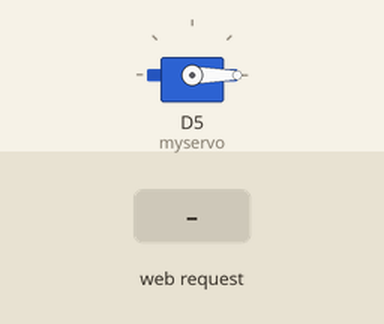
The sketch below on a simulated ESP8266 (Wemos D1 mini). Shown: servo. Inputs (shaded band) come from the test bench. WiFi joins after 1.5 s; servers stay silent unless stated; what the sketch prints to the serial monitor is not drawn.

Above: at 2.7 s.
2.8 s: HTTP request GET /on received
At 3.7 s:
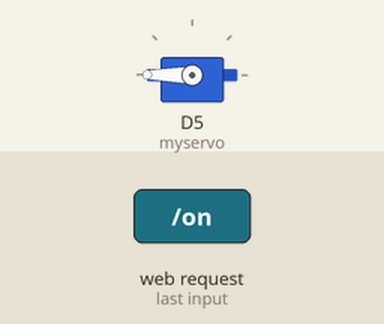
4.3 s: HTTP request GET /s?degree=120 received
At 4.8 s:
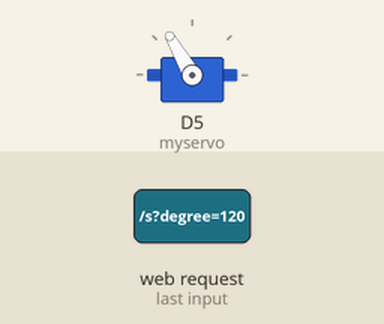
5.8 s: HTTP request GET /s received
At 7.0 s:
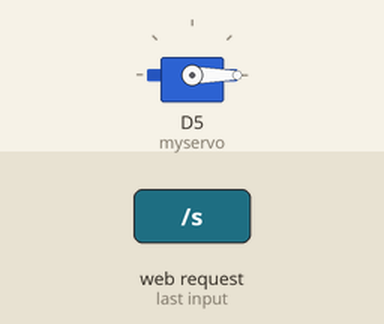
7.3 s: HTTP request GET /on?degree=1 received
At 8.3 s:
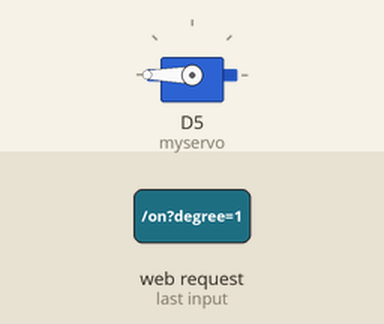
Timing chart, 0 to 9.8 s (numbered marks = the images above; inputs shaded):
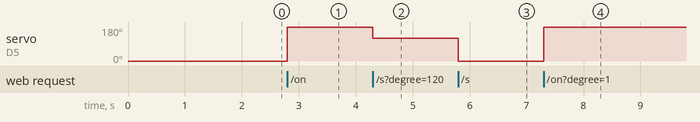

The sketch:

neibc_d1wifi_servocon.ino
```cpp
// (licence header left out)
#include <Servo.h>
#include <ESP8266WiFi.h>
#include <ESP8266WebServer.h>

const char* ssid = "MY_WIFI_SSID!!"; // should be changed
const char* pass = "MY_WIFI_PASS!!"; // should be changed

ESP8266WebServer server(80);
Servo myservo;

void setup(void){
  Serial.begin(115200);
  Serial.println(".");

  WiFi.begin(ssid, pass);
  while (WiFi.status() != WL_CONNECTED) {
    delay(500);
    Serial.print(".");
  }

  Serial.println("");
  Serial.print("Connected to ");
  Serial.println(ssid);
  Serial.print("IP address: ");
  Serial.println(WiFi.localIP());

  server.on("/", [](){
    server.send(200, "text/html", "<h1>ON or OFF : <a href=\"/on\">ON</a> &nbsp;&nbsp;or <a href=\"/on\">OFF</a> or URL : /s?degree=90</h1>");
  });

  server.on("/s", [](){
    String sdegree = server.arg("degree");
    int degree = sdegree.toInt();
    Serial.print("degree: ");
    Serial.println(degree);
    myservo.write(degree);
    server.send(200, "text/plain", String(degree, DEC));
  });

  server.on("/on", [](){
    Serial.println("ON");
    myservo.write(180);
    server.send(200, "text/html", "<h1>ON! : <a href=\"/off\">OFF</a> or URL : /s?degree=90 </h1>");
  });

  server.on("/off", [](){
    Serial.println("OFF");
    myservo.write(0);
    server.send(200, "text/html", "<h1>OFF! : <a href=\"/on\">ON</a> or URL : /s?degree=90 </h1>");
  });

  server.begin();
  Serial.println("HTTP server started");

  myservo.attach(D5);   // Servo attached to D5 pin
  myservo.write(0);
}

void loop(void){
  server.handleClient();
}
```

Measured:
- after the input at 2.8 s, servo on D5 (myservo): 0° → 180° at once
- after the input at 4.3 s, servo on D5 (myservo): 180° → 120° at once
- after the input at 5.8 s, servo on D5 (myservo): 120° → 0° at once
- after the input at 7.3 s, servo on D5 (myservo): 0° → 180° at once
